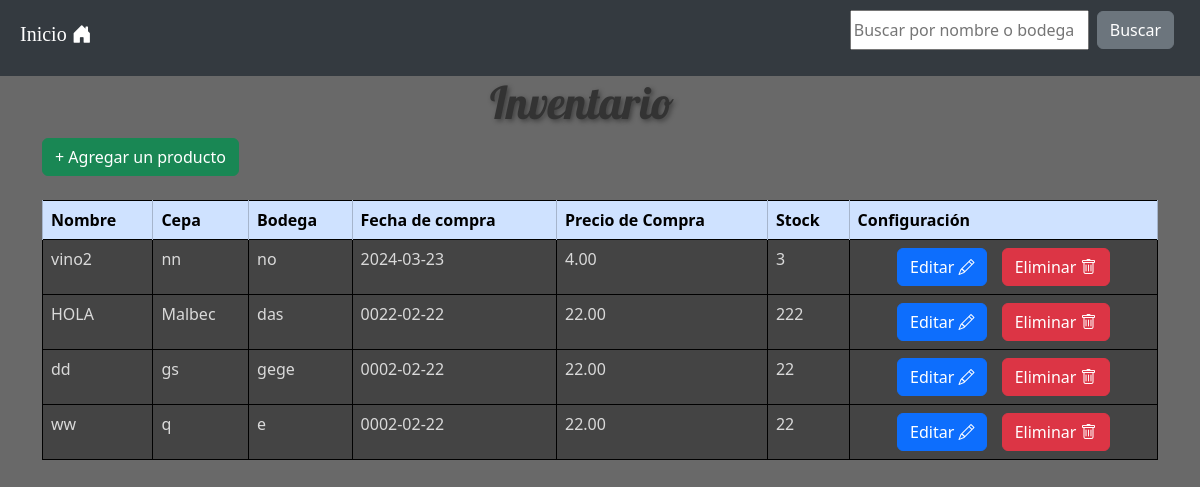
The page / on the database its author committed.
### tables this page shows
CREATE TABLE `vinos` (
  `id` int NOT NULL AUTO_INCREMENT,
  `nombre` varchar(255) DEFAULT NULL,
  `cepa` varchar(255) DEFAULT NULL,
  `bodega` varchar(255) DEFAULT NULL,
  `precioFecha` date DEFAULT NULL,
  `precioCompra` decimal(10,2) DEFAULT NULL,
  `stock` int DEFAULT NULL,
  PRIMARY KEY (`id`),
  KEY `tipo_id` (`bodega`)
);

### functions/crud.php (called while the page is built, shortened)
<?php
    require_once '../config/db.php';
    function obtenerVinos() {
        global $pdo;
        $sql = "SELECT * FROM vinos";
        $stmt = $pdo->prepare($sql);
        $stmt->execute();
        return $stmt->fetchAll(PDO::FETCH_ASSOC);
    }
?>

### public/home.php (the view, shortened to what this page needs)
<?php include '../includes/meta.php'; ?>
<?php
    require_once '../functions/crud.php';
    $vinos = obtenerVinos();
?>
<div class="tituloContainer">
    <h1 id="titulo">Inventario</h1>
</div>
<a href="add_product.php">
    <button type="button" class="btn btn-success">
        + Agregar un producto
    </button>
</a>
<br><br>
<table class="table table-bordered" style="border: 1px solid black;">
    <thead>
        <tr>
            <th class="table-primary">Nombre</th>
            <th class="table-primary">Cepa</th>
            <th class="table-primary">Bodega</th>
            <th class="table-primary">Fecha de compra</th>
            <th class="table-primary">Precio de Compra</th>
            <th class="table-primary">Stock</th>
            <th class="table-primary">Configuración</th>
        </tr>
    </thead>
    <tbody>
        <?php if (!empty($vinos)): ?>
            <?php foreach ($vinos as $vino): ?>
            <tr>
                <td><?= htmlspecialchars($vino['nombre']) ?></td>
                <td><?= htmlspecialchars($vino['cepa']) ?></td>
                <td><?= htmlspecialchars($vino['bodega']) ?></td>
                <td><?= htmlspecialchars($vino['precioFecha']) ?></td>
                <td><?= htmlspecialchars($vino['precioCompra']) ?></td>
                <td><?= htmlspecialchars($vino['stock']) ?></td>
                <td style="text-align: center; vertical-align: middle;">
                    <button type="button" class="btn btn-primary" style="margin-right: 10px;">
                       <a href="edit_product.php?id=<?= $vino['id'] ?>" style="text-decoration: none; color: inherit;">
                            Editar <i class="bi bi-pencil"></i>
                        </a>
                    </button>
                    <button type="button" class="btn btn-danger" onclick="return confirm('¿Estás seguro?')">
                        <a href="delete_product.php?id=<?= $vino['id'] ?>" style="text-decoration: none; color: inherit;">
                            Eliminar <i class="bi bi-trash"></i>
                        </a>
                    </button>
                </td>
            </tr>
            <?php endforeach; ?>
        <?php else: ?>
            <tr>
                <td colspan="6">No se encontraron vinos.</td>
            </tr>
        <?php endif; ?>
    </tbody>
</table>

### public/index.php
<body>
    <?php include 'header.php' ?>
    <div class="container">
        <?php include 'home.php'; ?>
    </div>
</body>

### public/header.php
<header>
    <nav>
        <h5 style="margin-left: 10px; font-family: 'Playfair Display', serif;">
            Inicio <i class="bi bi-house-door-fill"></i>
        </h5>
        <form method="POST" class="formSearch" action="showSearch.php">
            <input class="inputSearch" type="text" name="busqueda" placeholder="Buscar por nombre o bodega" style="width: 100%;">
            <button type="submit" class="btn btn-secondary">Buscar</button>
        </form>
    </nav>
</header>

### includes/meta.php (shortened to what this page needs)
<!DOCTYPE html>
<html lang="es">
<head>
    <link rel="stylesheet" href="../assets/css/styles.css">
    <link rel="stylesheet" href="../assets/css/header.css">
    <link rel="stylesheet" href="../assets/css/home.css">
    <link href="https://cdn.jsdelivr.net/npm/bootstrap@5.3.3/dist/css/bootstrap.min.css" rel="stylesheet">
    <link href="https://cdnjs.cloudflare.com/ajax/libs/bootstrap-icons/1.8.1/font/bootstrap-icons.min.css" rel="stylesheet">
</head>

### assets/css/styles.css (style rules this page uses)
body { margin: 0; padding: 0; font-size: 1rem; line-height: 1.5; max-width: 100%; height: auto; background: rgba(105, 105, 105, 1) !important; }
.container { max-width: 75em; margin: 0 auto; padding: 0 20px; }

### assets/css/header.css (style rules this page uses)
header { max-width: 100%; }
nav { display: flex; justify-content: space-between; align-items: center; padding: 10px; background-color: #343a40; color: white; }
.formSearch { display: flex; align-items: center; }
header nav .formSearch { margin-right: 1em; }
header nav .formSearch .inputSearch { margin-right: 0.5em; height: 2.5em; }

### assets/css/home.css (style rules this page uses)
.tituloContainer #titulo { margin-left: 10em; font-family: 'Lobster', cursive; font-size: 2.8rem; color: #333; text-shadow: 2px 2px 5px rgba(0, 0, 0, 0.4); }
.table-bordered tbody td { background-color: rgba(32, 32, 32, 0.5); color: rgba(255, 255, 255, 0.8); }

### rows shown on the page
vinos: nombre "vino2", cepa "nn", bodega "no", precioFecha "2024-03-23", precioCompra "4.00", stock "3"
vinos: nombre "HOLA", cepa "Malbec", bodega "das", precioFecha "0022-02-22", precioCompra "22.00", stock "222"
vinos: nombre "dd", cepa "gs", bodega "gege", precioFecha "0002-02-22", precioCompra "22.00", stock "22"
vinos: nombre "ww", cepa "q", bodega "e", precioFecha "0002-02-22", precioCompra "22.00", stock "22"
